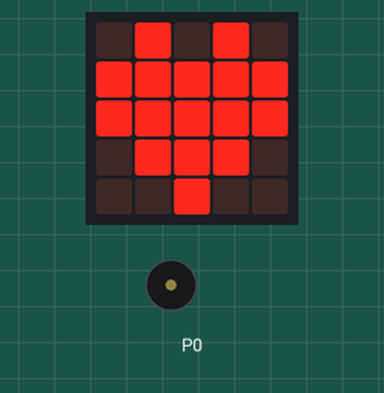
This program was run on a simulated BBC micro:bit (MakeCode). Parts: the board's 5×5 LED display, buzzer (waves = sounding).

Above: at 0.1 s.
At 0.7 s:
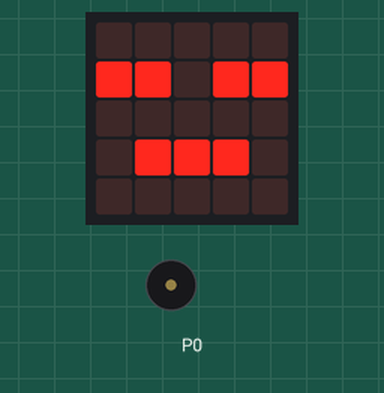
At 1.3 s:
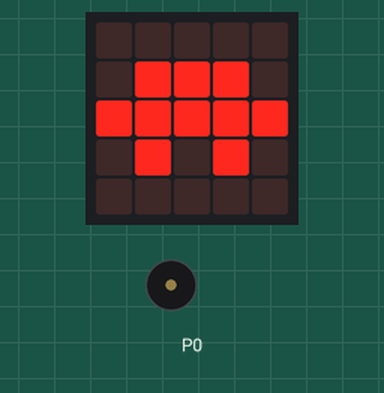
At 3.1 s:
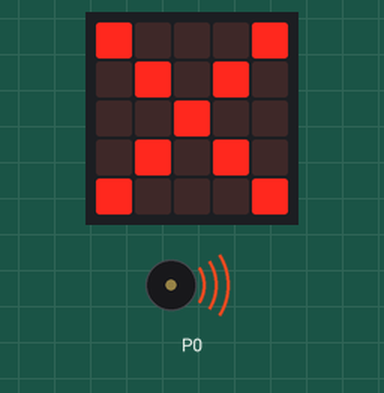
Timing chart, 0 to 40.0 s (numbered marks = the images above):
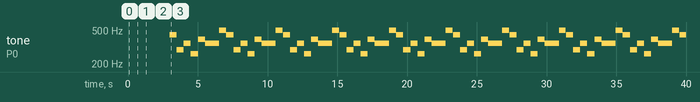

Measured:
- by itself, tone on P0: repeats every 4.1 s: 294 Hz 0.51 s, 349 Hz 0.51 s, 262 Hz 0.51 s, 392 Hz 0.51 s, 349 Hz 1.0 s, 494 Hz 0.50 s, silent 0.03 s, 440 Hz 0.51 s
- what the display in image 1 shows lasts 0.6 s, from 0.6 s to 1.2 s

The program:

main.ts
```typescript
basic.showIcon(IconNames.Heart)
basic.showIcon(IconNames.Asleep)
basic.showIcon(IconNames.Tortoise)
basic.showIcon(IconNames.Fabulous)
basic.showIcon(IconNames.No)
basic.forever(function () {
    music.playMelody("A D F C G F F B ", 120)
})
```

test.ts
```typescript
// 在這裡測試；當此封包作為擴充功能時，將不會編譯此內容。
```
